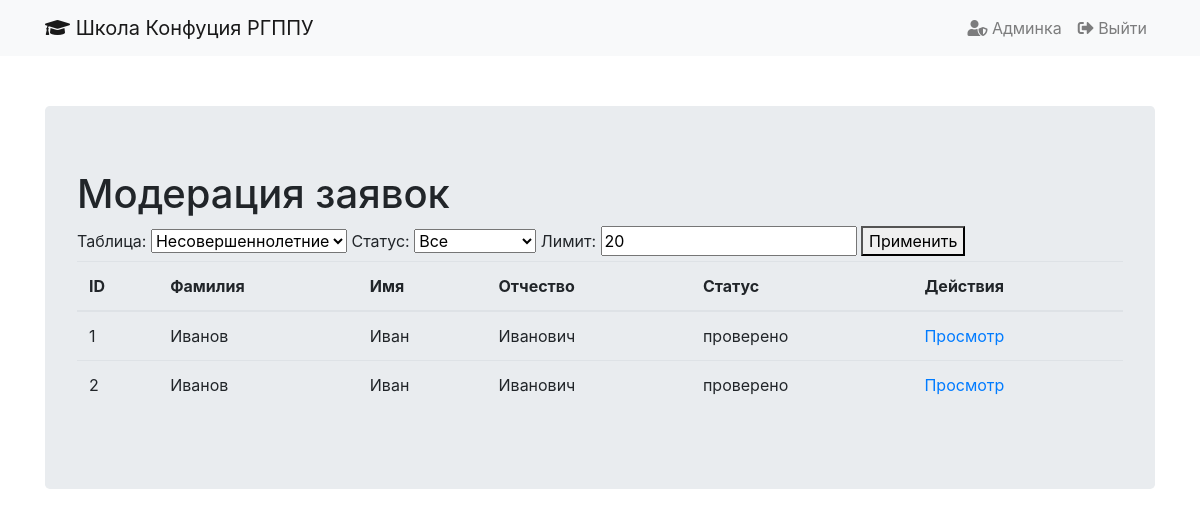
/moderation (signed in), run on the app's committed database.
### tables this page shows
CREATE TABLE students (
            id INTEGER PRIMARY KEY AUTOINCREMENT,
            last_name TEXT NOT NULL,
            first_name TEXT NOT NULL,
            middle_name TEXT,
            birth_date TEXT NOT NULL,
            address TEXT NOT NULL,
            gender TEXT NOT NULL,
            snils TEXT,
            age_group TEXT NOT NULL,
            id_type TEXT NOT NULL,
            id_serial TEXT,
            id_number TEXT NOT NULL,
            id_issued_by TEXT,
            id_issued_date TEXT,
            bank_details TEXT,
            phone TEXT NOT NULL,
            email TEXT NOT NULL,
            study_plan TEXT NOT NULL,
            exam_selection TEXT,
            exam_date TEXT,
            status TEXT NOT NULL DEFAULT 'на проверке',
            submission_date TEXT NOT NULL
        , file_paths TEXT);

### chinaekb-forms.py (the view)
@app.route(BASE_URL + "/moderation", methods=["GET", "POST"])
@login_required
def moderation():
    if request.method == 'GET':
        table_name = request.args.get('table_name', default='students')
        status = request.args.get('status', default='all')
        limit = int(request.args.get('limit', default='20'))
        page = int(request.args.get('page', default='1'))
        conn = sqlite3.connect('chinaekb.db')
        c = conn.cursor()
        query = f'SELECT * FROM {table_name}'
        if status != 'all':
            query += f' WHERE status = ?'
            c.execute(query, (status,))
        else:
            c.execute(query)
        total_records = len(c.fetchall())
        total_pages = ceil(total_records / limit)
        offset = (page - 1) * limit
        query += f' LIMIT ? OFFSET ?'
        c.execute(query, (limit, offset) if status == 'all' else (status, limit, offset))
        if table_name == 'students':
            students = c.fetchall()
            minor_students_with_representatives = []
            adult_students = []
        elif table_name == 'adult_students':
            adult_students = c.fetchall()
            students = []
            minor_students_with_representatives = []
        conn.close()
        current_app.logger.info(f"Rendering template with table_name={table_name}, status={status}, limit={limit}, page={page}, total_pages={total_pages}")
        current_app.logger.info(f"Students: {students}")
        current_app.logger.info(f"Adult Students: {adult_students}")
        success_message = session.pop('success_message', None)
        return render_template("moderation.html", base_url=BASE_URL, students=students, adult_students=adult_students, minor_students_with_representatives=minor_students_with_representatives, table_name=table_name, status=status, limit=limit, page=page, total_pages=total_pages, success_message=success_message)

### chinaekb-forms.py (called while the page is built)
@login_manager.user_loader
def load_user(user_id):
    return User(user_id)

### templates/moderation.html (shortened to what this page needs)
{% extends "base.html" %}
{% block content %}
<h1>Модерация заявок</h1>
<form method="GET" action="{{ base_url }}/moderation">
    <label for="table_name">Таблица:</label>
    <select name="table_name" id=="table_name">
        <option value="students" {% if table_name=='students' %}selected{% endif %}>Несовершеннолетние</option>
    </select>
    <label for="status">Статус:</label>
    <select name="status" id="status">
        <option value="all" {% if status=='all' %}selected{% endif %}>Все</option>
    </select>
    <label for="limit">Лимит:</label>
    <input type="number" name="limit" id="limit" value="{{ limit }}">
    <button type="submit">Применить</button>
</form>
<table class="table">
    <thead>
        <tr>
            <th>ID</th>
            <th>Фамилия</th>
            <th>Имя</th>
            <th>Отчество</th>
            <th>Статус</th>
            <th>Действия</th>
        </tr>
    </thead>
    <tbody>
        {% for student in students %}
        <tr>
            <td>{{ student[0] }}</td>
            <td>{{ student[1] }}</td>
            <td>{{ student[2] }}</td>
            <td>{{ student[3] }}</td>
            <td>{{ student[20] }}</td>
            <td>
                <a href="{{ base_url }}/moderation/students/student/{{ student[0] }}">Просмотр</a>
            </td>
        </tr>
        {% endfor %}
    </tbody>
</table>
{% endblock %}

### data on the page
students: id "1", last_name "Иванов", first_name "Иван", middle_name "Иванович", status "проверено"
students: id "2", last_name "Иванов", first_name "Иван", middle_name "Иванович", status "проверено"
